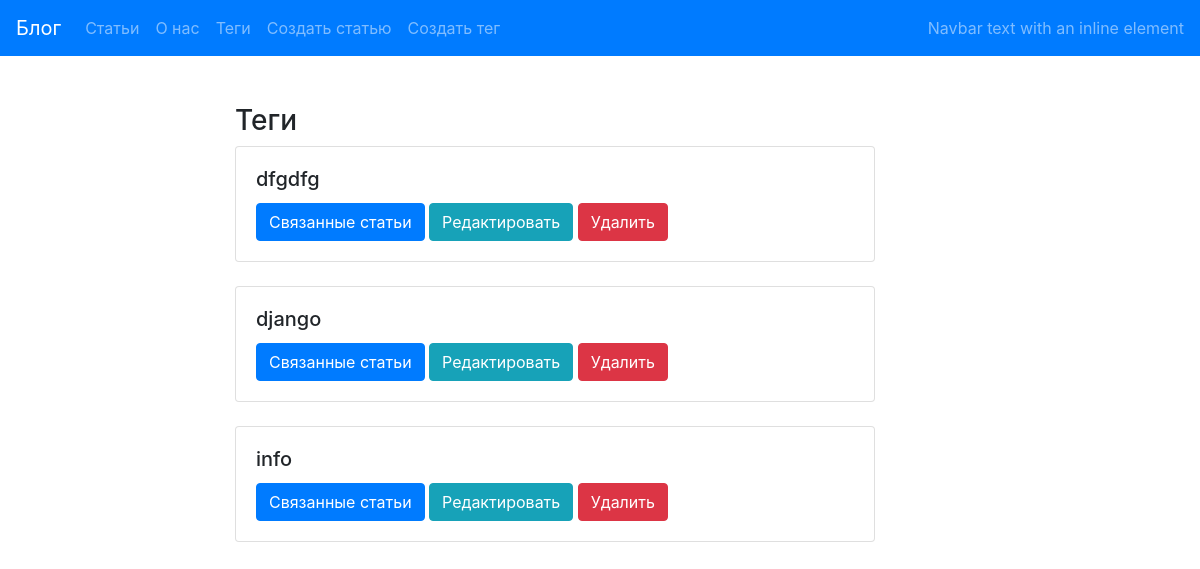
The page /tag/ on the database as committed earlier.
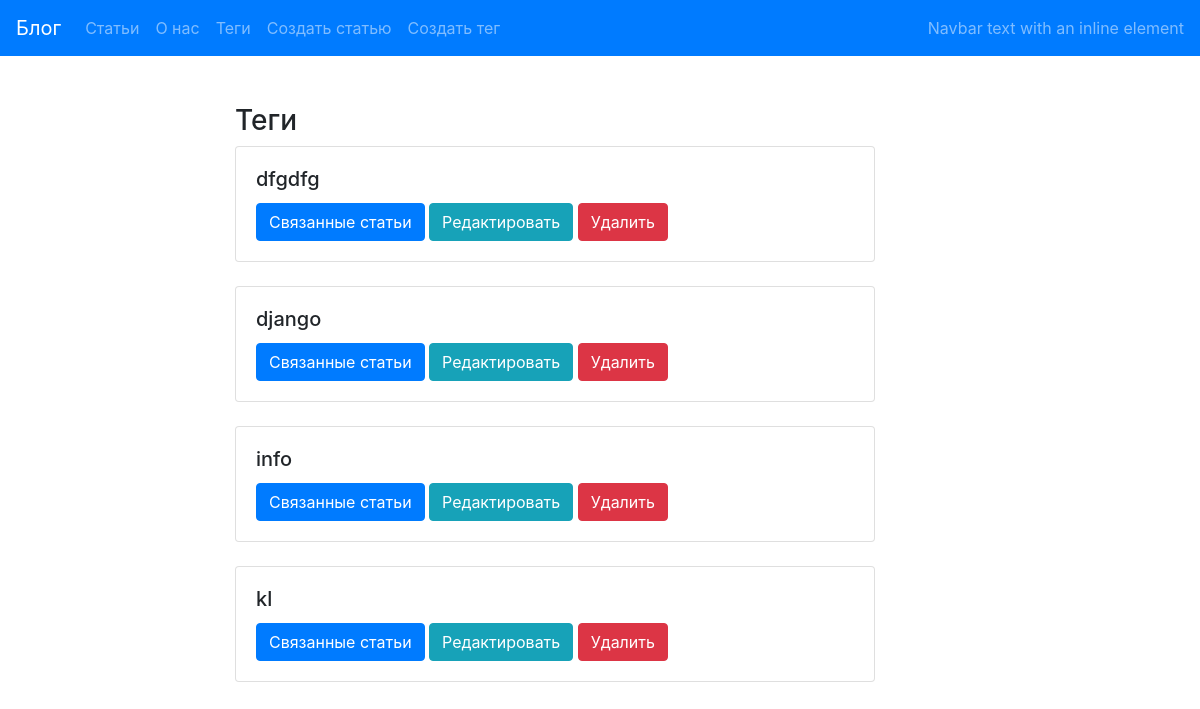
The same page on the database as committed later.
### blog/models.py (models this page shows, shortened)
class Tag(models.Model):
    title=models.CharField(max_length=50,unique=True)
    slug = models.SlugField(max_length=50,unique=True,blank=True)
    def get_absolute_url(self):
        return reverse("tag_detail_url", kwargs={"slug": self.slug})

### blog/views.py (the view)
# urls.py: path('tag/',tags_list, name='tags_list_url'),
def tags_list(request):
    tags= Tag.objects.all()
    return render(request, 'blog/tags_list.html',context={"tags":tags})

### blog/templates/blog/tags_list.html (shortened to what this page needs)
{% extends "blog/base_blog.html" %}
{% block content %}
    <h3 class="mt-5">Теги</h3>
       {% for tag in tags %}
            <div class="card" style="width: 40rem;">
                <div class="card-body">
                    <h5 class="card-title">{{tag.title}}</h5>
                    <a href="{{tag.get_absolute_url}}" class="btn btn-primary">Связанные статьи</a>
                    <a href="{% url 'tag_update_url' slug=tag.slug %}" class="btn btn-info">Редактировать</a>
                    <a href="{% url 'tag_delete_url' slug=tag.slug %}" class="btn btn-danger">Удалить</a>
                </div>
            </div>
         <br>
        {% endfor %}
{% endblock %}

Rows that differ between the two databases and show on the page:
added Tag: title "kl"
